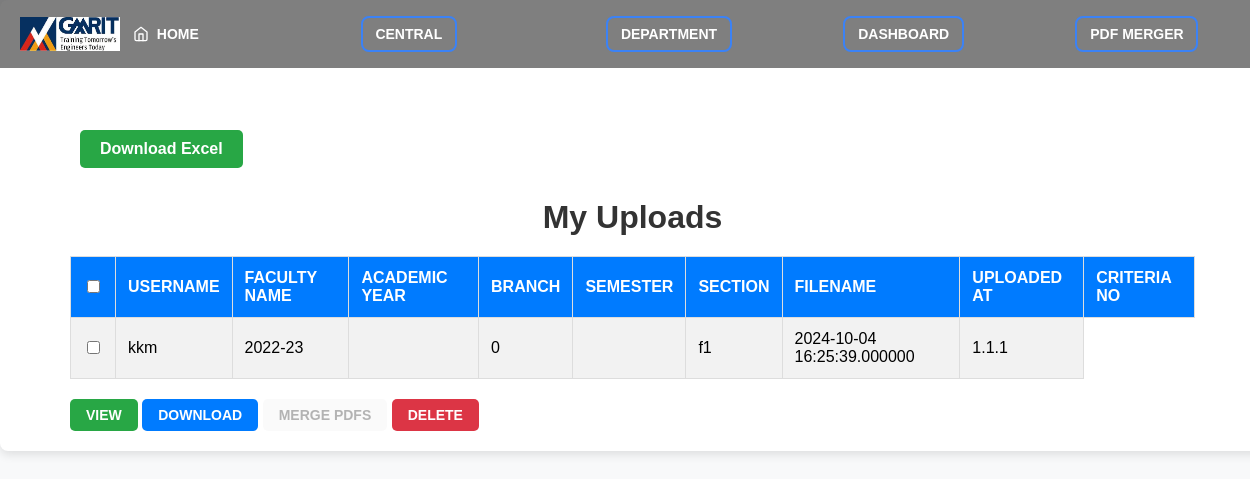
/_deprecated/demo.php (signed in), run on an earlier commit of the app's database.
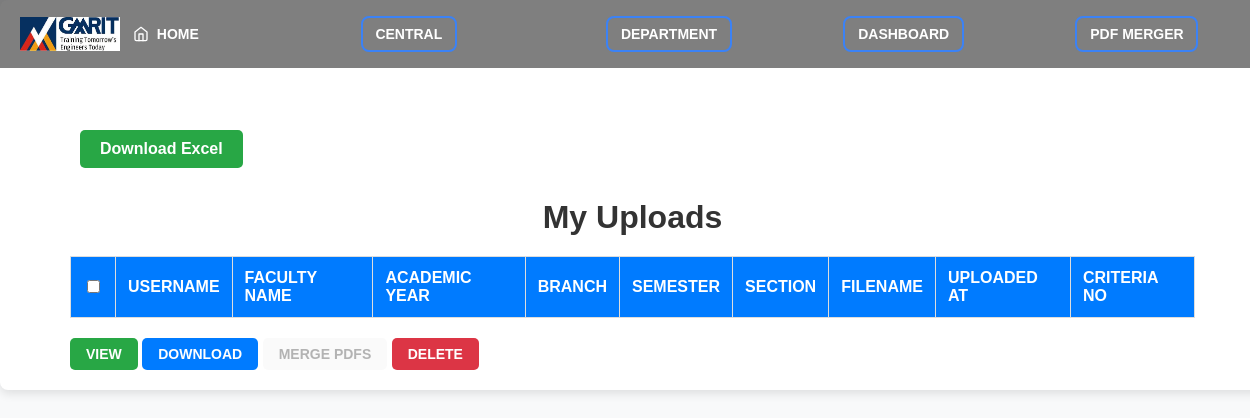
And on a later commit of the database.
### tables this page shows
CREATE TABLE `files` (
  `id` int(255) NOT NULL,
  `UserName` varchar(30) NOT NULL,
  `description` varchar(1500) NOT NULL,
  `academic_year` varchar(20) NOT NULL,
  `branch` varchar(10) NOT NULL,
  `sem` int(10) NOT NULL,
  `section` varchar(20) NOT NULL,
  `faculty_name` varchar(30) NOT NULL,
  `ext_or_int` varchar(20) NOT NULL,
  `uploaded_at` datetime(6) NOT NULL,
  `file_name` varchar(30) NOT NULL,
  `file_path` varchar(60) NOT NULL,
  `criteria` int(20) NOT NULL,
  `criteria_no` varchar(20) NOT NULL,
  `status` varchar(50) DEFAULT 'Pending Dept Coordinator',
  `rejection_reason` text DEFAULT NULL
);

### _deprecated/demo.php (the view, shortened to what this page needs)
<?php
include("connection.php");
$username = $_SESSION['username'];
?>
<?php
        include "header.php";
        ?>
<!DOCTYPE html>
<html lang="en">
<head>
</head>
<body>
<div class="cont">
    <div class="container11">
    <div >
        <a href="my_uploads.php?download_excel=1" class="excel-btn">Download Excel</a>
        <h1>My Uploads</h1>
        <form method="POST" action="">
            <table>
                <tr>
                    <th><input type="checkbox" onclick="toggleSelectAll(this)"></th>
                    <th>Username</th>
                    <th>Faculty Name</th>
                    <th>Academic Year</th>
                    <th>Branch</th>
                    <th>Semester</th>
                    <th>Section</th>
                    <th>Filename</th>
                    <th>Uploaded At</th>
                    <th>Criteria No</th>
                </tr>
                <?php
                $sql = "SELECT * FROM files WHERE username = ? ORDER BY uploaded_at DESC";
                $stmt = $conn->prepare($sql);
                $stmt->bind_param("s", $username);
                $stmt->execute();
                $result = $stmt->get_result();
                while ($row = $result->fetch_assoc()) {
                    $fileUrl =  $row['file_path'];
                    echo "<tr>";
                    echo "<td><input type='checkbox' name='selected_files[]' value='" . $row['id'] . "'
                    data-filepath='" . htmlspecialchars($fileUrl, ENT_QUOTES, 'UTF-8') . "'
                    onchange='trackOrder(event)'></td>";
                    echo "<td>" . htmlspecialchars($row['faculty_name']) . "</td>";
                    echo "<td>" . htmlspecialchars($row['academic_year']) . "</td>";
                    echo "<td>" . htmlspecialchars($row['branch']) . "</td>";
                    echo "<td>" . htmlspecialchars($row['sem']) . "</td>";
                    echo "<td>" . htmlspecialchars($row['section']) . "</td>";
                    echo "<td>" . htmlspecialchars($row['file_name']) . "</td>";
                    echo "<td>" . htmlspecialchars($row['uploaded_at']) . "</td>";
                    echo "<td>" . htmlspecialchars($row['criteria_no']) . "</td>";
                    echo "</tr>";
                }
                ?>
            </table>
            <div>
            <button type="submit"  id="view" name="action" onclick="openFile()">view</button>
                <button type="submit" id="down" name="action" value="download">Download</button>
                <button type="button" id="mergeBtn" class="merg" onclick="mergePDFs()" disabled>Merge PDFs</button>
                <button type="submit" id="del"  name="action" value="delete">Delete</button>
            </div>
        </form>
    </div>
    </div>
</body>
</html>

What changed in the data, as far as the page shows it:
removed files: faculty_name "kkm", academic_year "2022-23", sem "0", file_name "f1", uploaded_at "2024-10-04 16:25:39.000000", criteria_no "1.1.1"
